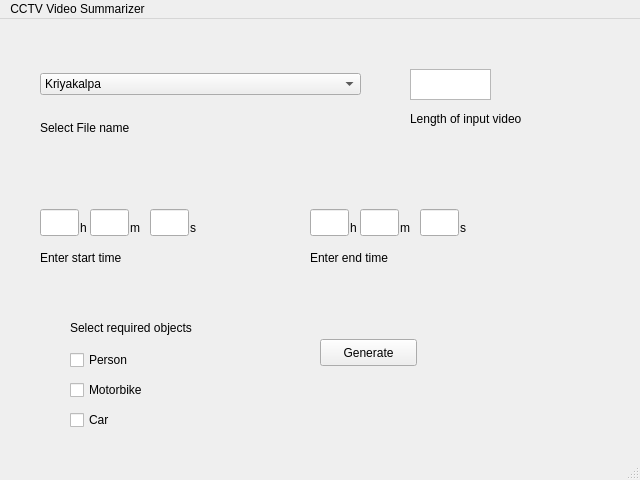
<?xml version="1.0" encoding="UTF-8"?>
<ui version="4.0">
 <class>MainWindow</class>
 <widget class="QMainWindow" name="MainWindow">
  <property name="geometry">
   <rect>
    <x>0</x>
    <y>0</y>
    <width>640</width>
    <height>480</height>
   </rect>
  </property>
  <property name="windowTitle">
   <string>MainWindow</string>
  </property>
  <widget class="QWidget" name="centralwidget">
   <widget class="QWidget" name="horizontalLayoutWidget">
    <property name="geometry">
     <rect>
      <x>40</x>
      <y>40</y>
      <width>321</width>
      <height>51</height>
     </rect>
    </property>
    <layout class="QHBoxLayout" name="horizontalLayout">
     <item>
      <widget class="QComboBox" name="comboBox">
       <item>
        <property name="text">
         <string>Kriyakalpa</string>
        </property>
       </item>
       <item>
        <property name="text">
         <string>Intersection</string>
        </property>
       </item>
       <item>
        <property name="text">
         <string>CSE Entrance</string>
        </property>
       </item>
       <item>
        <property name="text">
         <string/>
        </property>
       </item>
      </widget>
     </item>
    </layout>
   </widget>
   <widget class="QCheckBox" name="checkBox">
    <property name="geometry">
     <rect>
      <x>70</x>
      <y>330</y>
      <width>96</width>
      <height>22</height>
     </rect>
    </property>
    <property name="text">
     <string>Person</string>
    </property>
   </widget>
   <widget class="QCheckBox" name="checkBox_2">
    <property name="geometry">
     <rect>
      <x>70</x>
      <y>360</y>
      <width>96</width>
      <height>22</height>
     </rect>
    </property>
    <property name="text">
     <string>Motorbike</string>
    </property>
   </widget>
   <widget class="QCheckBox" name="checkBox_3">
    <property name="geometry">
     <rect>
      <x>70</x>
      <y>390</y>
      <width>96</width>
      <height>22</height>
     </rect>
    </property>
    <property name="text">
     <string>Car</string>
    </property>
   </widget>
   <widget class="QPushButton" name="pushButton">
    <property name="geometry">
     <rect>
      <x>320</x>
      <y>320</y>
      <width>97</width>
      <height>27</height>
     </rect>
    </property>
    <property name="text">
     <string>Generate</string>
    </property>
   </widget>
   <widget class="QLabel" name="label">
    <property name="geometry">
     <rect>
      <x>40</x>
      <y>100</y>
      <width>121</width>
      <height>17</height>
     </rect>
    </property>
    <property name="text">
     <string>Select File name </string>
    </property>
   </widget>
   <widget class="QLabel" name="label_2">
    <property name="geometry">
     <rect>
      <x>40</x>
      <y>230</y>
      <width>181</width>
      <height>17</height>
     </rect>
    </property>
    <property name="text">
     <string>Enter start time</string>
    </property>
   </widget>
   <widget class="QLabel" name="label_4">
    <property name="geometry">
     <rect>
      <x>410</x>
      <y>90</y>
      <width>151</width>
      <height>20</height>
     </rect>
    </property>
    <property name="text">
     <string>Length of input video</string>
    </property>
   </widget>
   <widget class="QLabel" name="label_6">
    <property name="geometry">
     <rect>
      <x>70</x>
      <y>300</y>
      <width>161</width>
      <height>17</height>
     </rect>
    </property>
    <property name="text">
     <string>Select required objects</string>
    </property>
   </widget>
   <widget class="QTextBrowser" name="textBrowser">
    <property name="geometry">
     <rect>
      <x>410</x>
      <y>50</y>
      <width>81</width>
      <height>31</height>
     </rect>
    </property>
   </widget>
   <widget class="QLineEdit" name="lineEdit_3">
    <property name="geometry">
     <rect>
      <x>90</x>
      <y>190</y>
      <width>39</width>
      <height>27</height>
     </rect>
    </property>
   </widget>
   <widget class="QLineEdit" name="lineEdit_4">
    <property name="geometry">
     <rect>
      <x>150</x>
      <y>190</y>
      <width>39</width>
      <height>27</height>
     </rect>
    </property>
   </widget>
   <widget class="QLineEdit" name="lineEdit">
    <property name="geometry">
     <rect>
      <x>40</x>
      <y>190</y>
      <width>39</width>
      <height>27</height>
     </rect>
    </property>
   </widget>
   <widget class="QLabel" name="label_5">
    <property name="geometry">
     <rect>
      <x>80</x>
      <y>200</y>
      <width>16</width>
      <height>17</height>
     </rect>
    </property>
    <property name="text">
     <string>h</string>
    </property>
   </widget>
   <widget class="QLabel" name="label_7">
    <property name="geometry">
     <rect>
      <x>130</x>
      <y>200</y>
      <width>21</width>
      <height>17</height>
     </rect>
    </property>
    <property name="text">
     <string>m</string>
    </property>
   </widget>
   <widget class="QLabel" name="label_8">
    <property name="geometry">
     <rect>
      <x>190</x>
      <y>200</y>
      <width>21</width>
      <height>17</height>
     </rect>
    </property>
    <property name="text">
     <string>s</string>
    </property>
   </widget>
   <widget class="QLabel" name="label_9">
    <property name="geometry">
     <rect>
      <x>350</x>
      <y>200</y>
      <width>16</width>
      <height>17</height>
     </rect>
    </property>
    <property name="text">
     <string>h</string>
    </property>
   </widget>
   <widget class="QLineEdit" name="lineEdit_2">
    <property name="geometry">
     <rect>
      <x>310</x>
      <y>190</y>
      <width>39</width>
      <height>27</height>
     </rect>
    </property>
   </widget>
   <widget class="QLabel" name="label_10">
    <property name="geometry">
     <rect>
      <x>400</x>
      <y>200</y>
      <width>21</width>
      <height>17</height>
     </rect>
    </property>
    <property name="text">
     <string>m</string>
    </property>
   </widget>
   <widget class="QLabel" name="label_3">
    <property name="geometry">
     <rect>
      <x>310</x>
      <y>230</y>
      <width>181</width>
      <height>17</height>
     </rect>
    </property>
    <property name="text">
     <string>Enter end time</string>
    </property>
   </widget>
   <widget class="QLineEdit" name="lineEdit_5">
    <property name="geometry">
     <rect>
      <x>360</x>
      <y>190</y>
      <width>39</width>
      <height>27</height>
     </rect>
    </property>
   </widget>
   <widget class="QLineEdit" name="lineEdit_6">
    <property name="geometry">
     <rect>
      <x>420</x>
      <y>190</y>
      <width>39</width>
      <height>27</height>
     </rect>
    </property>
   </widget>
   <widget class="QLabel" name="label_11">
    <property name="geometry">
     <rect>
      <x>460</x>
      <y>200</y>
      <width>21</width>
      <height>17</height>
     </rect>
    </property>
    <property name="text">
     <string>s</string>
    </property>
   </widget>
   <zorder>horizontalLayoutWidget</zorder>
   <zorder>checkBox</zorder>
   <zorder>checkBox_2</zorder>
   <zorder>checkBox_3</zorder>
   <zorder>pushButton</zorder>
   <zorder>label</zorder>
   <zorder>label_2</zorder>
   <zorder>label_4</zorder>
   <zorder>label_6</zorder>
   <zorder>textBrowser</zorder>
   <zorder>lineEdit_3</zorder>
   <zorder>lineEdit_4</zorder>
   <zorder>lineEdit</zorder>
   <zorder>label_5</zorder>
   <zorder>label_7</zorder>
   <zorder>label_8</zorder>
   <zorder>label_9</zorder>
   <zorder>lineEdit_2</zorder>
   <zorder>label_10</zorder>
   <zorder>label_3</zorder>
   <zorder>lineEdit_5</zorder>
   <zorder>lineEdit_6</zorder>
   <zorder>label_11</zorder>
   <zorder>comboBox</zorder>
  </widget>
  <widget class="QMenuBar" name="menubar">
   <property name="geometry">
    <rect>
     <x>0</x>
     <y>0</y>
     <width>640</width>
     <height>25</height>
    </rect>
   </property>
   <widget class="QMenu" name="menuCCTV_Video_Summarizer">
    <property name="title">
     <string>CCTV Video Summarizer</string>
    </property>
   </widget>
   <addaction name="menuCCTV_Video_Summarizer"/>
  </widget>
  <widget class="QStatusBar" name="statusbar"/>
 </widget>
 <resources/>
 <connections/>
</ui>
